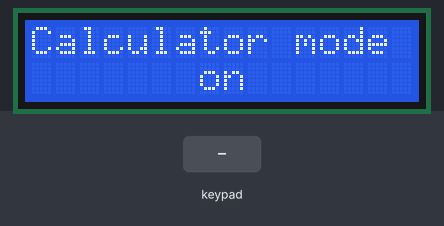
This sketch was run on a simulated Arduino Uno, built with avr-gcc and run on an emulated ATmega328P. Shown: 16×2 character LCD. The inputs (shaded band) are chosen by the test bench.

Above: at 2.2 s.
5.4 s: keypad keys 2 3 4 5 # pressed 0.4 s apart
At 7.4 s:
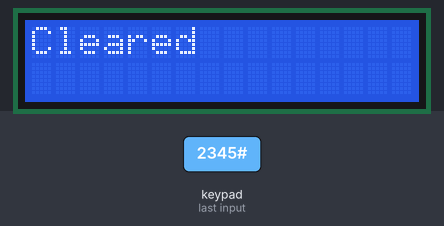
8.9 s: key 'A' pressed
At 9.3 s:
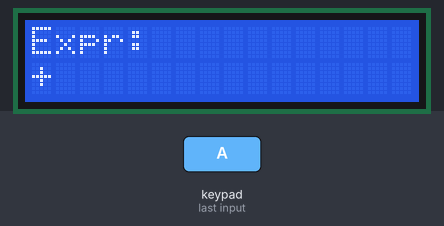
10.4 s: key 'B' pressed
At 11.6 s:
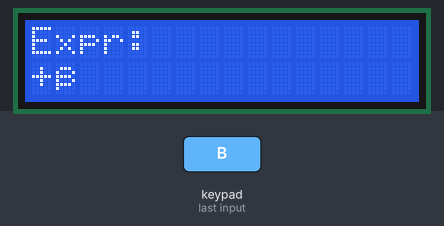
11.9 s: keypad keys 2 3 4 5 A pressed 0.4 s apart
At 14.1 s:
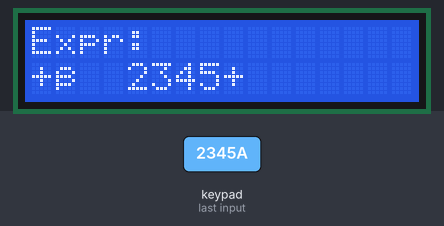
15.4 s: key 'C' pressed
At 16.6 s:
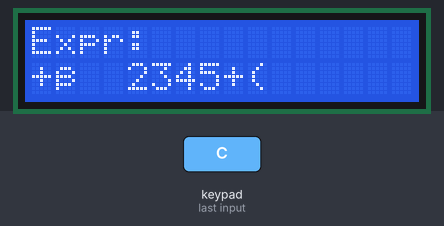
16.9 s: keypad keys 2 3 4 5 D pressed 0.4 s apart
At 19.2 s:
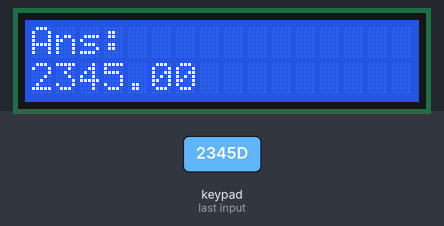
Timing chart, 0 to 20.7 s (numbered marks = the images above; inputs shaded):
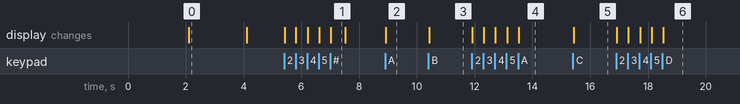

The sketch:

Calculator_with_aurduino.ino
```cpp
#include <Wire.h>
#include <LiquidCrystal_I2C.h>
#include <Keypad.h>
#include <math.h>

LiquidCrystal_I2C lcd(0x27, 16, 2);

// Keypad setup
const byte ROWS = 4;
const byte COLS = 4;
char keys[ROWS][COLS] = {
  {'1','2','3','A'},
  {'4','5','6','B'},
  {'7','8','9','C'},
  {'*','0','#','D'}
};

byte rowPins[ROWS] = {2, 3, 4, 5};
byte colPins[COLS] = {6, 7, 8, 9};
Keypad keypad = Keypad(makeKeymap(keys), rowPins, colPins, ROWS, COLS);

String input = "";
String lastAnswer = "";

unsigned long lastPressA = 0, lastPressB = 0, lastPressC = 0;
int indexA = 0, indexB = 0, indexC = 0;
int lastPosA = -1, lastPosB = -1, lastPosC = -1;

char opsA[] = {'+', '-', '*', '/'};
String opsB[] = {"√", "^2"};
char opsC[] = {'(', ')'};

bool showingAnswer = false;

void setup() {
  lcd.init();
  lcd.backlight();
  lcd.setCursor(0, 0);
  lcd.print("Welcome to Kodex");
  lcd.setCursor(4, 1);
  lcd.print("Academy");
  delay(2000);
  lcd.clear();
  lcd.print("Calculator mode");
  lcd.setCursor(7, 1);
  lcd.print("on");
  delay(2000);
  lcd.clear();
}

void loop() {
  char key = keypad.getKey();

  if (key) {
    lcd.clear();

    // === If showing answer and press *, clear everything ===
    if (showingAnswer && key == '*') {
      input = "";
      lastAnswer = "";
      showingAnswer = false;
      lcd.print("Cleared");
      resetIndexes();
      delay(500);
      lcd.clear();
      return;
    }

    // === If showing answer and press anything else, start fresh ===
    if (showingAnswer && key != '*') {
      input = "";
      showingAnswer = false;
      resetIndexes();
    }

    // === Digits ===
    if (key >= '0' && key <= '9') {
      input += key;
      resetIndexes();
    }

    // === A: + → - → * → / ===
    else if (key == 'A') {
      if (millis() - lastPressA < 1000 && lastPosA != -1) {
        indexA = (indexA + 1) % 4;
        input.setCharAt(lastPosA, opsA[indexA]);
      } else {
        indexA = 0;
        input += opsA[indexA];
        lastPosA = input.length() - 1;
      }
      lastPressA = millis();
    }

    // === B: √ ↔ ^2 ===
    else if (key == 'B') {
      if (millis() - lastPressB < 1000 && lastPosB != -1) {
        indexB = (indexB + 1) % 2;
        input.remove(lastPosB);
        input += opsB[indexB];
        lastPosB = input.length() - opsB[indexB].length();
      } else {
        indexB = 0;
        input += opsB[indexB];
        lastPosB = input.length() - opsB[indexB].length();
      }
      lastPressB = millis();
    }

    // === C: ( ↔ ) ===
    else if (key == 'C') {
      if (millis() - lastPressC < 1000 && lastPosC != -1) {
        indexC = (indexC + 1) % 2;
        input.setCharAt(lastPosC, opsC[indexC]);
      } else {
        indexC = 0;
        input += opsC[indexC];
        lastPosC = input.length() - 1;
      }
      lastPressC = millis();
    }

    // === D: Evaluate Expression ===
    else if (key == 'D') {
      float result = evaluateExpression(input);
      lcd.setCursor(0, 0);
      lcd.print("Ans: ");
      lcd.setCursor(0, 1);
      lcd.print(result);
      lastAnswer = String(result);
      showingAnswer = true;
      return;
    }

    // === *: Backspace single char (if not showing answer) ===
    else if (key == '*') {
      if (input.length() > 0) {
        input.remove(input.length() - 1);
      }
      resetIndexes();
    }

    // === #: Clear expression ===
    else if (key == '#') {
      input = "";
      lcd.print("Cleared");
      resetIndexes();
      delay(500);
      lcd.clear();
      return;
    }

    // === Display current expression ===
    lcd.setCursor(0, 0);
    lcd.print("Expr:");
    lcd.setCursor(0, 1);
    lcd.print(input);
  }
}

void resetIndexes() {
  lastPosA = -1;
  lastPosB = -1;
  lastPosC = -1;
}

// Basic evaluator
float evaluateExpression(String expr) {
  expr.replace("√", "s"); // use 's' for sqrt
  float num1 = 0, num2 = 0;
  char op = '+';
  bool parsingSecond = false;

  for (int i = 0; i < expr.length(); i++) {
    char c = expr[i];

    if (c >= '0' && c <= '9') {
      if (!parsingSecond)
        num1 = num1 * 10 + (c - '0');
      else
        num2 = num2 * 10 + (c - '0');
    }
    else if (c == '^' && i + 1 < expr.length() && expr[i + 1] == '2') {
      num1 = num1 * num1;
      i++;
    }
    else if (c == 's') {
      num1 = sqrt(num1);
    }
    else if (c == '+' || c == '-' || c == '*' || c == '/') {
      op = c;
      parsingSecond = true;
      num2 = 0;
    }
  }

  switch (op) {
    case '+': return num1 + num2;
    case '-': return num1 - num2;
    case '*': return num1 * num2;
    case '/': return num2 != 0 ? num1 / num2 : 0;
  }

  return 0;
}
```

Measured:
- after the input at 5.4 s, the display: first changes at once (image 1 shows a later state)
- after the input at 8.9 s, the display: changes at once (image 2)
- after the input at 10.4 s, the display: changes at once (image 3)
- after the input at 11.9 s, the display: first changes at once (image 4 shows a later state)
- after the input at 15.4 s, the display: changes at once (image 5)
- after the input at 16.9 s, the display: first changes at once (image 6 shows a later state)
- what the display in image 0 shows lasts 2.0 s, from 2.1 s to 4.1 s
